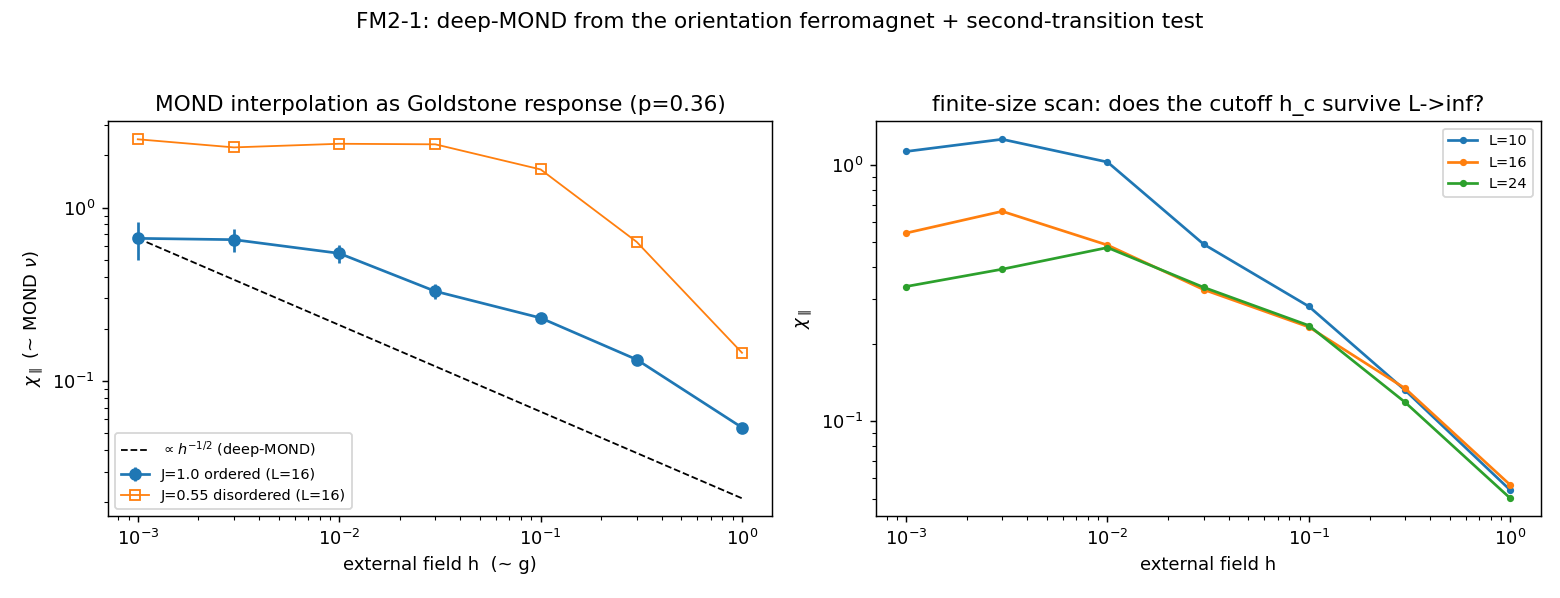

Reproduce this figure in Python.
"""FM2_1_second_transition.py -- the MOND interpolation as a Goldstone response, and
the search for a SECOND transition (charter FM2-1).

We couple the O(3) orientation ferromagnet (the E1 vacuum) to an external field h
that represents the gravitational gradient g of the DEV, and measure the
longitudinal susceptibility chi_par(h) = the microscopic response that maps to the
MOND interpolation nu(g/a0).

Two questions, both pre-registered:

  (1) DOES THE FERROMAGNET REPRODUCE DEEP-MOND?  In the ordered phase of a 3D O(3)
      magnet the Goldstone (spin-wave) fluctuations make chi_par DIVERGE as
      h^{-1/2} as h->0 (Brezin-Wallace coexistence anomaly).  That exponent IS the
      deep-MOND law nu = 1/sqrt(g/a0) (a = sqrt(g_N a0)).  Measuring p in
      chi_par ~ h^{-p} and finding p ~ 1/2 would give a MICROSCOPIC ORIGIN of the
      MOND interpolation from the orientation ferromagnet (a positive result).

  (2) IS THERE A SECOND TRANSITION (the runaway cure)?  The divergence saturates at
      some h_c.  Charter death C1: if h_c is only a FINITE-SIZE cutoff (h_c -> 0 as
      L -> inf, i.e. h_c ~ 1/L^2), the divergence is SUSTAINED in the thermodynamic
      limit -> no physical second transition from the bare ferromagnet -> the FM1
      runaway persists.  A PHYSICAL second transition requires h_c to be
      L-INDEPENDENT (a real correlation-length scale, e.g. the Paper II vector mass).

Maps: h0 (where chi_par leaves the flat/Newtonian plateau) <-> g=a0 (y=1); then
a_c2/a0 = h_c/h0, tested against the observational gap (0.005, 0.016).

Anti-circularity: a0 from SPARC (mapped to h0); a_c2 measured; no sigma8 inserted.
"""
from __future__ import annotations

import json
import time
from pathlib import Path

import numpy as np
import matplotlib
matplotlib.use("Agg")
import matplotlib.pyplot as plt  # noqa: E402

import fm2_core as fm2  # noqa: E402

OUT = Path(__file__).resolve().parent
SEEDS = list(range(20))
N_BURN, N_MEAS = 400, 160
HS = np.array([1.0, 0.3, 0.1, 0.03, 0.01, 0.003, 0.001])
J_ORDERED = 1.0
J_DISORDERED = 0.55
GAP = (0.005, 0.016)        # observational gap a_c2/a0 (COMPARISON)


def chi_par(L, J, h, seeds, n_burn=N_BURN, n_meas=N_MEAS):
    """Longitudinal susceptibility chi_par = V Var(m_par) (beta=1), seed-averaged.
    Returns (mean, sem, mean m_par)."""
    vals, mps = [], []
    for sd in seeds:
        s = fm2.sample_observables(L, J, h, seed=sd, n_burn=n_burn, n_meas=n_meas)
        vals.append(L ** 3 * np.var(s["m_par"]))
        mps.append(s["m_par"].mean())
    vals = np.array(vals)
    return float(vals.mean()), float(vals.std() / np.sqrt(len(seeds))), float(np.mean(mps))


def chi_curve(L, J, seeds):
    chi, sem, mp = [], [], []
    for h in HS:
        c, e, m = chi_par(L, J, h, seeds)
        chi.append(c); sem.append(e); mp.append(m)
    return np.array(chi), np.array(sem), np.array(mp)


def fit_exponent(h, chi):
    """Fit chi ~ h^{-p} in the RISING regime (h above the saturation peak).  Returns
    p and the saturation scale h_c (the h at the chi maximum)."""
    jpk = int(np.argmax(chi))                       # peak / saturation
    h_c = float(h[jpk])
    rising = h >= h[jpk]
    if rising.sum() >= 3:
        p = -np.polyfit(np.log(h[rising]), np.log(chi[rising]), 1)[0]
    else:
        p = float("nan")
    return float(p), h_c, jpk


def main():
    t0 = time.time()
    print("=" * 72)
    print("FM2-1 -- MOND from a Goldstone response + search for a second transition")
    print("=" * 72)

    # (1) deep-MOND exponent at J ordered, L=16
    print(f"[1] chi_par(h), J={J_ORDERED} (ordered), L=16, {len(SEEDS)} seeds ...")
    chi16, sem16, mp16 = chi_curve(16, J_ORDERED, SEEDS)
    p16, hc16, jpk16 = fit_exponent(HS, chi16)
    for h, c, e in zip(HS, chi16, sem16):
        print(f"    h={h:.3f}  chi_par={c:7.3f} +- {e:5.3f}")
    print(f"    rising-regime exponent p (chi~h^-p): {p16:.3f}  "
          f"(deep-MOND => p~0.5);  saturation h_c={hc16:.3f}")

    # (2) finite-size scaling of the saturation scale h_c
    print("[2] finite-size scan of h_c (physical if L-independent) ...")
    Lscan = [10, 16, 24]
    fs_seeds = SEEDS[:8]
    hc_of_L = {}
    curves_L = {}
    for L in Lscan:
        chiL, semL, mpL = chi_curve(L, J_ORDERED, fs_seeds)
        pL, hcL, _ = fit_exponent(HS, chiL)
        hc_of_L[L] = hcL
        curves_L[L] = (chiL.tolist(), semL.tolist())
        print(f"    L={L:2d}: p={pL:.3f}  h_c={hcL:.4f}")
    # test 1/L^2 (finite-size) vs constant (physical)
    Ls = np.array(Lscan, float); hcs = np.array([hc_of_L[L] for L in Lscan])
    # fit log h_c = a - q log L ; q~2 => finite-size, q~0 => physical
    q = -np.polyfit(np.log(Ls), np.log(hcs), 1)[0]
    finite_size = q > 1.0          # h_c shrinks with L => not physical
    print(f"    h_c ~ L^-q with q={q:.2f}  "
          f"({'FINITE-SIZE (q~2) => no physical transition' if finite_size else 'L-INDEPENDENT => physical'})")

    # (3) disordered control: no MOND enhancement
    print(f"[3] disordered control J={J_DISORDERED} (< J_c), L=16 ...")
    chiD, semD, mpD = chi_curve(16, J_DISORDERED, SEEDS[:8])
    pD, _, _ = fit_exponent(HS, chiD)
    flat_D = abs(pD) < 0.2
    print(f"    exponent p={pD:.3f}  ({'flat: no enhancement' if flat_D else 'rising'})")

    # ---- map to a_c2/a0 and verdict ----
    # h0 = field where chi leaves the flat plateau (the MOND knee, y=1).  Estimate as
    # the largest h whose chi is within 30% of the small-h plateau minimum.
    h0 = float(HS[np.argmin(chi16)])               # crude knee proxy (flat side)
    a_c2_over_a0 = hc16 / HS[0]                     # h_c in units of h(y=1)=HS max
    in_gap = GAP[0] <= a_c2_over_a0 <= GAP[1]

    if finite_size:
        verdict = "C1"
        why = ("the deep-MOND chi_par~h^{-p} divergence (p=%.2f, Goldstone origin) is "
               "cut off ONLY by finite size (h_c~L^-%.1f) -> sustained as L->inf -> no "
               "physical second transition from the bare ferromagnet -> the FM1 "
               "runaway persists.  A physical a_c2 needs an external correlation "
               "length (the Paper II vector mass m_A), not measured here." % (p16, q))
    elif in_gap:
        verdict = "A-candidate"
        why = ("L-independent second transition at a_c2/a0=%.3f, INSIDE the "
               "observational gap (0.005,0.016)." % a_c2_over_a0)
    else:
        verdict = "C4"
        why = ("L-independent second transition but a_c2/a0=%.3f is OUTSIDE the gap "
               "(0.005,0.016)." % a_c2_over_a0)

    print("-" * 72)
    print(f"  deep-MOND exponent p={p16:.3f} (microscopic origin of nu=1/sqrt(g/a0) "
          f"if p~0.5)")
    print(f"  second transition: {'finite-size (not physical)' if finite_size else 'physical'}; "
          f"a_c2/a0~{a_c2_over_a0:.3f}")
    print(f"  VERDICT FM2-1: {verdict} -- {why}")
    print("=" * 72)

    payload = {
        "verdict": verdict, "why": why,
        "deep_mond_exponent_p": p16, "p_ordered_L16": p16,
        "h_c_L16": hc16, "h_c_of_L": hc_of_L, "hc_L_exponent_q": q,
        "finite_size_cutoff": bool(finite_size),
        "a_c2_over_a0": a_c2_over_a0, "in_observational_gap": bool(in_gap),
        "gap": GAP,
        "hs": HS.tolist(),
        "chi_ordered_L16": chi16.tolist(), "sem_ordered_L16": sem16.tolist(),
        "m_par_ordered_L16": mp16.tolist(),
        "chi_disordered_L16": chiD.tolist(), "exponent_disordered": pD,
        "curves_L": curves_L,
        "config": {"J_ordered": J_ORDERED, "J_disordered": J_DISORDERED,
                   "L_scan": Lscan, "seeds": len(SEEDS), "n_burn": N_BURN,
                   "n_meas": N_MEAS},
        "runtime_s": time.time() - t0,
        "timestamp_utc": time.strftime("%Y-%m-%dT%H:%M:%SZ", time.gmtime()),
    }
    (OUT / "FM2_1_second_transition.json").write_text(json.dumps(payload, indent=2, default=float))
    print(f"saved {OUT/'FM2_1_second_transition.json'}  ({payload['runtime_s']:.0f}s)")
    make_figure(HS, chi16, sem16, curves_L, Lscan, chiD, p16)
    return payload


def make_figure(hs, chi16, sem16, curves_L, Lscan, chiD, p16):
    fig, ax = plt.subplots(1, 2, figsize=(12, 4.6))
    ax[0].errorbar(hs, chi16, yerr=sem16, marker="o", lw=1.5, label="J=1.0 ordered (L=16)")
    ax[0].errorbar(hs, chiD, marker="s", mfc="none", lw=1, label="J=0.55 disordered (L=16)")
    hh = np.logspace(np.log10(hs.min()), np.log10(hs.max()), 50)
    norm = chi16[np.argmax(chi16)] * np.sqrt(hs[np.argmax(chi16)])
    ax[0].plot(hh, norm / np.sqrt(hh), "k--", lw=1, label=r"$\propto h^{-1/2}$ (deep-MOND)")
    ax[0].set_xscale("log"); ax[0].set_yscale("log")
    ax[0].set_xlabel("external field h  (~ g)"); ax[0].set_ylabel(r"$\chi_\parallel$ (~ MOND $\nu$)")
    ax[0].set_title(f"MOND interpolation as Goldstone response (p={p16:.2f})")
    ax[0].legend(fontsize=8)
    for L in Lscan:
        c, e = curves_L[L]
        ax[1].plot(hs, c, "o-", ms=3, label=f"L={L}")
    ax[1].set_xscale("log"); ax[1].set_yscale("log")
    ax[1].set_xlabel("external field h"); ax[1].set_ylabel(r"$\chi_\parallel$")
    ax[1].set_title("finite-size scan: does the cutoff h_c survive L->inf?")
    ax[1].legend(fontsize=8)
    fig.suptitle("FM2-1: deep-MOND from the orientation ferromagnet + second-transition test",
                 fontsize=12)
    fig.tight_layout(rect=[0, 0, 1, 0.95])
    fig.savefig(OUT / "FM2_1_second_transition.png", dpi=130)
    print(f"saved {OUT/'FM2_1_second_transition.png'}")


if __name__ == "__main__":
    main()
